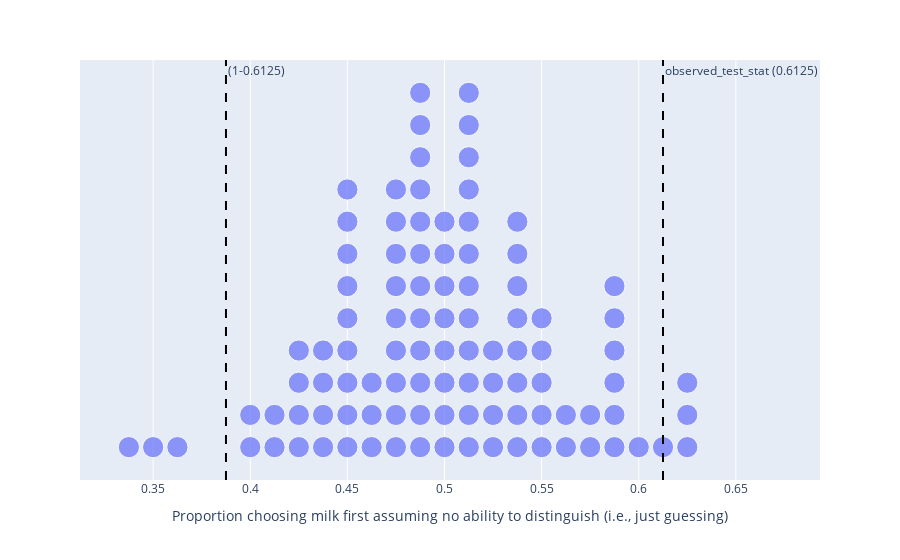

Notebook source saved alongside this figure:
### Markdown cell above
> Answer here...

### Code cell
import numpy as np
import pandas as pd
import plotly.express as px

np.random.seed(201)
reps = 100
num_observations = 80
truth = np.array(["Milk first", "Tea first"]*int(num_observations/2))
observed_test_stat = 49/num_observations
print(observed_test_stat)
sim_results = np.array([0.]*reps)

for i in range(reps):
    sim = np.random.choice(["Milk first", "Tea first"], size=num_observations)
    sim_results[i] = (sim == truth).sum() / num_observations
    
# Code below to output a dotplot
encountered_so_far = {}
sim_results_height = []
for entry in sim_results:
    if entry not in encountered_so_far:
        encountered_so_far[entry] = 1
    else:
        encountered_so_far[entry] += 1
    sim_results_height.append(encountered_so_far[entry])

dataframe = pd.DataFrame({'Proportion Milk First': sim_results, 'Number': sim_results_height, 'size': 1})
fig = px.scatter(dataframe, x='Proportion Milk First', y='Number', size='size', size_max= 15)
fig.add_vline(x=observed_test_stat, line_dash="dash", line_color="black",
              annotation_text="observed_test_stat (0.6125)")
fig.add_vline(x=1-observed_test_stat, line_dash="dash", line_color="black",
              annotation_text="(1-0.6125)")
fig.update_layout(xaxis_title="Proportion choosing milk first assuming no ability to distinguish (i.e., just guessing)")
fig.update_yaxes(visible=False)
fig.show()

### Figure 1 — Plotly figure (JSON) as saved in the notebook; plotly's stock layout.template omitted (floating-point values rounded to 4 significant figures)
{"data": [{"hovertemplate": "Proportion Milk First=%{x}<br>Number=%{y}<br>size=%{marker.size}<extra></extra>", "legendgroup": "", "marker": {"color": "#636efa", "size": [1, 1, 1, 1, 1, 1, 1, 1, 1, 1, 1, 1, 1, 1, 1, 1, 1, 1, 1, 1, 1, 1, 1, 1, 1, 1, 1, 1, 1, 1, 1, 1, 1, 1, 1, 1, 1, 1, 1, 1, 1, 1, 1, 1, 1, 1, 1, 1, 1, 1, 1, 1, 1, 1, 1, 1, 1, 1, 1, 1, 1, 1, 1, 1, 1, 1, 1, 1, 1, 1, 1, 1, 1, 1, 1, 1, 1, 1, 1, 1, 1, 1, 1, 1, 1, 1, 1, 1, 1, 1, 1, 1, 1, 1, 1, 1, 1, 1, 1, 1], "sizemode": "area", "sizeref": 0.004444, "symbol": "circle"}, "mode": "markers", "name": "", "orientation": "v", "showlegend": false, "type": "scatter", "x": [0.625, 0.4875, 0.55, 0.4875, 0.475, 0.55, 0.3375, 0.425, 0.45, 0.5875, 0.45, 0.5875, 0.5125, 0.35, 0.4375, 0.4625, 0.5125, 0.475, 0.4625, 0.55, 0.5125, 0.45, 0.475, 0.5875, 0.575, 0.45, 0.5375, 0.5875, 0.525, 0.4875, 0.475, 0.4625, 0.45, 0.4375, 0.45, 0.5625, 0.6, 0.5375, 0.5375, 0.5125, 0.625, 0.5125, 0.5125, 0.5, 0.5125, 0.5, 0.5375, 0.5125, 0.45, 0.425, 0.4, 0.4875, 0.475, 0.4875, 0.625, 0.475, 0.5, 0.4875, 0.5, 0.3625, 0.525, 0.5375, 0.55, 0.5125, 0.525, 0.475, 0.5375, 0.5, 0.5125, 0.5375, 0.5875, 0.4875, 0.4875, 0.425, 0.4125, 0.425, 0.4375, 0.5, 0.4875, 0.5125, 0.45, 0.475, 0.5, 0.45, 0.475, 0.4875, 0.5875, 0.6125, 0.4125, 0.4, 0.4875, 0.525, 0.575, 0.4375, 0.5125, 0.55, 0.5, 0.5375, 0.4875, 0.5625], "xaxis": "x", "y": [1, 1, 1, 2, 1, 2, 1, 1, 1, 1, 2, 2, 1, 1, 1, 1, 2, 2, 2, 3, 3, 3, 3, 3, 1, 4, 1, 4, 1, 3, 4, 3, 5, 2, 6, 1, 1, 2, 3, 4, 2, 5, 6, 1, 7, 2, 4, 8, 7, 2, 1, 4, 5, 5, 3, 6, 3, 6, 4, 1, 2, 5, 4, 9, 3, 7, 6, 5, 10, 7, 5, 7, 8, 3, 1, 4, 3, 6, 9, 11, 8, 8, 7, 9, 9, 10, 6, 1, 2, 2, 11, 4, 2, 4, 12, 5, 8, 8, 12, 2], "yaxis": "y"}], "layout": {"annotations": [{"showarrow": false, "text": "observed_test_stat (0.6125)", "x": 0.6125, "xanchor": "left", "xref": "x", "y": 1, "yanchor": "top", "yref": "y domain"}, {"showarrow": false, "text": "(1-0.6125)", "x": 0.3875, "xanchor": "left", "xref": "x", "y": 1, "yanchor": "top", "yref": "y domain"}], "legend": {"itemsizing": "constant", "tracegroupgap": 0}, "margin": {"t": 60}, "shapes": [{"line": {"color": "black", "dash": "dash"}, "type": "line", "x0": 0.6125, "x1": 0.6125, "xref": "x", "y0": 0, "y1": 1, "yref": "y domain"}, {"line": {"color": "black", "dash": "dash"}, "type": "line", "x0": 0.3875, "x1": 0.3875, "xref": "x", "y0": 0, "y1": 1, "yref": "y domain"}], "xaxis": {"anchor": "y", "domain": [0, 1], "title": {"text": "Proportion choosing milk first assuming no ability to distinguish (i.e., just guessing)"}}, "yaxis": {"anchor": "x", "domain": [0, 1], "title": {"text": "Number"}, "visible": false}}}
